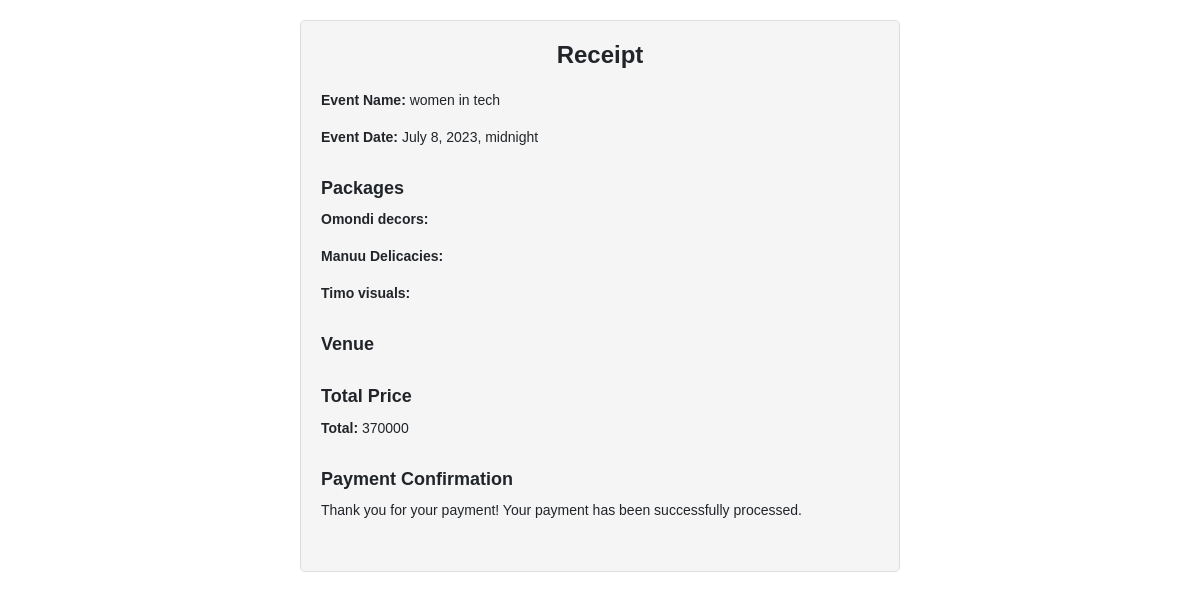
Screenshot of /receipt/4/ with the database file from the repository.
### xp_app/models.py (models this page shows, shortened)
class Events(models.Model):
    user = models.ForeignKey(User, on_delete=models.CASCADE)
    name = models.CharField(max_length=50)
    description = models.CharField(max_length=250)
    attendees_expected = models.PositiveIntegerField(default=0)
    venue = models.ForeignKey(Venue, on_delete=models.CASCADE, null=True)
    status = models.CharField(max_length=200, default='pending')
    payment_status = models.CharField(max_length=200, choices=payment_status, default="pending")
    date = models.DateTimeField(validators=[validate_future_date], default=datetime.now)
    type = models.CharField(max_length=100, choices=Event_type, default='event')
    decor_package = models.ForeignKey(Package, on_delete=models.CASCADE,
                                      limit_choices_to={'supplier__service': 'decor'}, related_name='events_with_decor', null=True, blank=True)
    catering_package = models.ForeignKey(Package, on_delete=models.CASCADE,
                                         limit_choices_to={'supplier__service': 'catering'},
                                         related_name='events_with_catering', null=True, blank=True)
    videography_package = models.ForeignKey(Package, on_delete=models.CASCADE,
                                            limit_choices_to={'supplier__service': 'videography'},
                                            related_name='events_with_videography', null=True, blank=True)
    total_price = models.PositiveIntegerField(default=0)

class Package(models.Model):
    name = models.CharField(max_length=200)
    supplier = models.ForeignKey(Supplier, on_delete=models.CASCADE)

### xp_app/views.py (the view)
# urls.py: path('receipt/<int:event_id>/', views.receipts_view, name='receipt'),
def receipts_view(request, event_id):
    event = Events.objects.get(pk=event_id)
    venue = event.venue
    packages = []
    venues = []
    if event.decor_package:
        packages.append(event.decor_package)
    if event.catering_package:
        packages.append(event.catering_package)
    if event.videography_package:
        packages.append(event.videography_package)
    if venue:
        venues.append(venue)
    total_price = event.total_price
    context = {
        'event': event,
        'packages': packages,
        'venues': venues,
        'total_price': total_price
    }
    return render(request, 'receipt.html', context)

### templates/receipt.html (shortened to what this page needs)
<!DOCTYPE html>
<html>
<head>
    <link rel="stylesheet" href="https://cdn.jsdelivr.net/npm/bootstrap@5.3.0/dist/css/bootstrap.min.css">
</head>
<body>
    <div class="receipt-container">
        <h1 class="receipt-title">Receipt</h1>
        <div class="receipt-section">
            <div class="receipt-section-content">
                <p><strong>Event Name:</strong> {{ event.name }}</p>
                <p><strong>Event Date:</strong> {{ event.date }}</p>
            </div>
        </div>
        <div class="receipt-section">
            <h2 class="receipt-section-title">Packages</h2>
            <div class="receipt-section-content">
                {% for package in packages %}
                    <p><strong>{{ package.name }}:</strong> {{ package.price }}</p>
                {% endfor %}
            </div>
        </div>
        <div class="receipt-section">
            <h2 class="receipt-section-title">Venue</h2>
        </div>
        <div class="receipt-section">
            <h2 class="receipt-section-title">Total Price</h2>
            <div class="receipt-section-content">
                <p><strong>Total:</strong> {{ total_price }}</p>
            </div>
        </div>
        <div class="receipt-section">
            <h2 class="receipt-section-title">Payment Confirmation</h2>
            <div class="receipt-section-content receipt-payment-confirmation">
                <p>Thank you for your payment! Your payment has been successfully processed.</p>
            </div>
        </div>
    </div>
</body>
</html>

### templates/receipt.html (style rules this page uses)
body { font-family: Arial, sans-serif; padding: 20px; }
.receipt-container { max-width: 600px; margin: 0 auto; padding: 20px; background-color: #f5f5f5; border: 1px solid #ddd; border-radius: 5px; }
.receipt-title { text-align: center; font-size: 24px; font-weight: bold; margin-bottom: 20px; }
.receipt-section { margin-bottom: 30px; }
.receipt-section-title { font-size: 18px; font-weight: bold; margin-bottom: 10px; }
.receipt-section-content { font-size: 14px; }
.receipt-payment-confirmation { font-size: 14px; }

### rows the page displays
Events: name "women in tech", date "July 8, 2023, midnight"
Package: name "Omondi decors"
Package: name "Manuu Delicacies"
Package: name "Timo visuals"

### other values shown
{{ total_price }} "370000"
